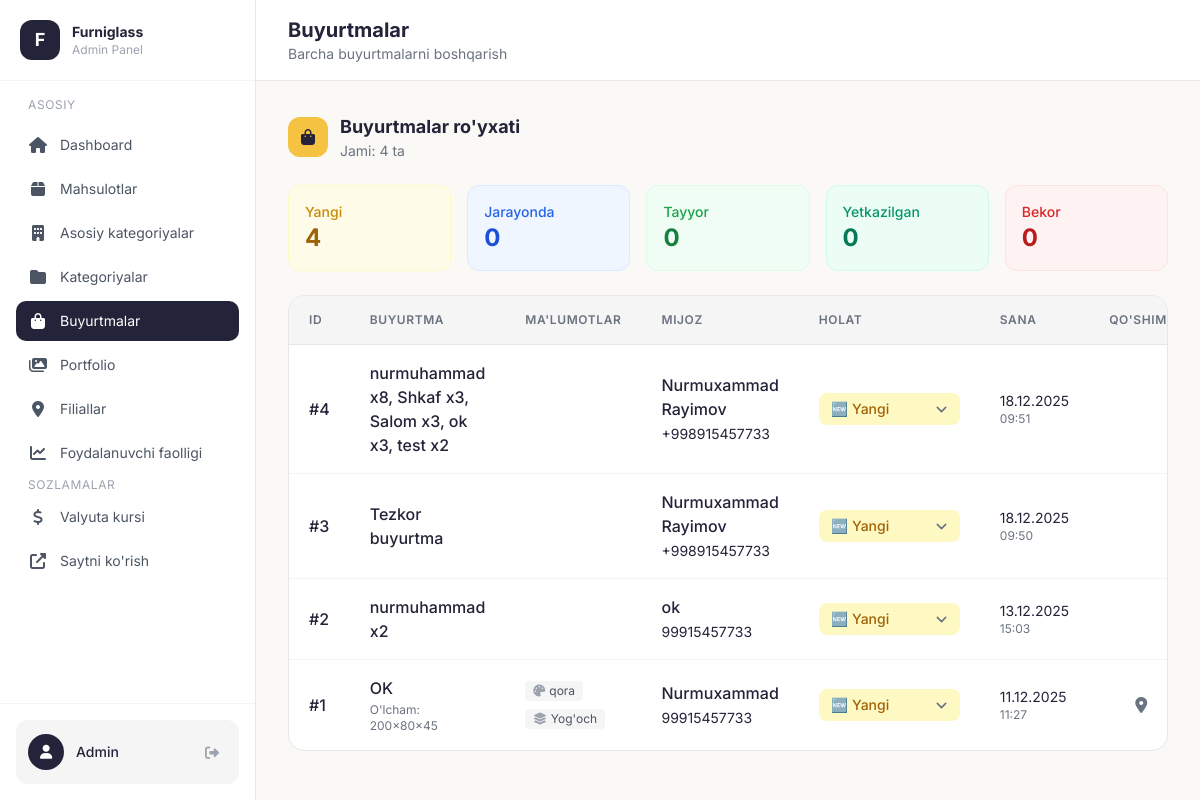
Before: /admin/orders (signed in) with the older database file.
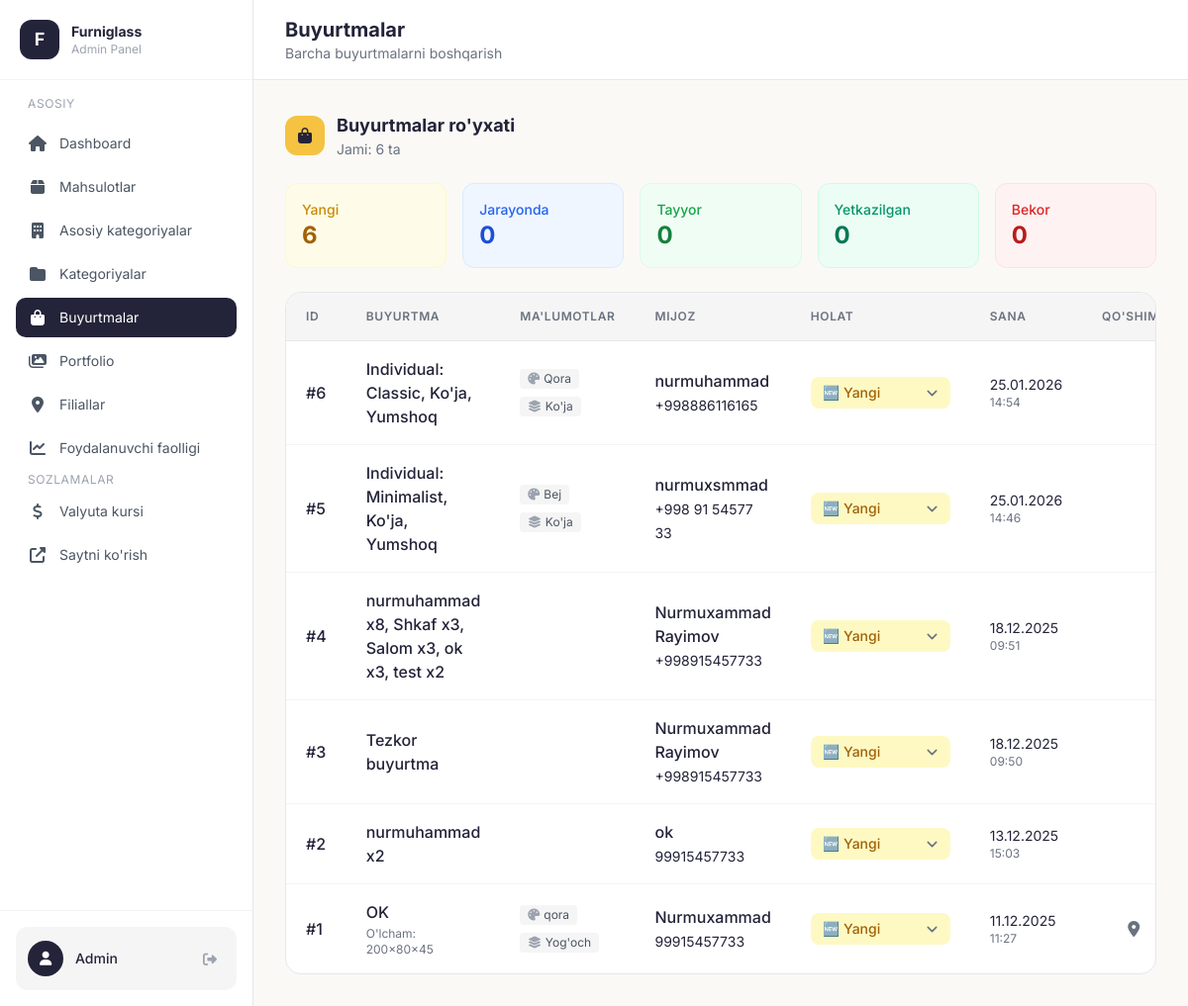
After: the same page with the newer database file.
### models.py (models this page shows)
class Order(db.Model):
    id = db.Column(db.Integer, primary_key=True)
    furniture_type = db.Column(db.String(200), nullable=False)
    size = db.Column(db.String(100))
    color = db.Column(db.String(50))
    material = db.Column(db.String(100))
    design_image = db.Column(db.String(200))
    phone = db.Column(db.String(20), nullable=False)
    name = db.Column(db.String(100))
    address = db.Column(db.Text)
    status = db.Column(db.String(50), default='Yangi')
    created_at = db.Column(db.DateTime, default=datetime.utcnow)

### app.py (the view)
@app.route('/admin/orders')
@login_required
def admin_orders():
    orders = Order.query.order_by(Order.created_at.desc()).all()
    return render_template('admin/orders.html', orders=orders)

### app.py (called while the page is built, shortened)
@login_manager.user_loader
def load_user(user_id):
    return Admin.query.get(int(user_id))

def get_exchange_rate() -> float:
    rate = ExchangeRate.query.first()
    if not rate:
        rate = ExchangeRate(value=12000.0)
        db.session.add(rate)
        db.session.commit()
    return rate.value

@app.before_request
def track_user_activity():
    if request.path.startswith('/admin') or request.path.startswith('/static') or request.path.startswith('/uploads'):
        return

def get_cart():
    if 'cart' not in session:
        session['cart'] = []
    return session['cart']

def get_cart_count():
    cart = get_cart()
    return sum(item['quantity'] for item in cart)

@app.context_processor
def cart_context():
    return {'cart_count': get_cart_count()}

@app.context_processor
def currency_context():
    try:
        rate = get_exchange_rate()
    except Exception:
        rate = 12000.0
    return {'usd_rate': rate}

def get_locale():
    return session.get('lang', DEFAULT_LANGUAGE)

@app.context_processor
def language_context():
    current_lang = get_locale()
    def translate(key_path):
        """Template helper for translations"""
        return get_translation(key_path, current_lang)
    return {
        'lang': current_lang,
        'languages': SUPPORTED_LANGUAGES,
        't': translate,
        'T': TRANSLATIONS
    }

### templates/admin/orders.html (shortened to what this page needs)
{% extends "admin/base.html" %}
{% block page_title %}Buyurtmalar{% endblock %}
{% block page_subtitle %}Barcha buyurtmalarni boshqarish{% endblock %}
{% block content %}
<div class="flex flex-col sm:flex-row sm:items-center sm:justify-between gap-4 mb-6">
    <div class="flex items-center gap-3">
        <div class="w-10 h-10 bg-[#F5C242] rounded-xl flex items-center justify-center">
            <i class="fas fa-shopping-bag text-[#232339]"></i>
        </div>
        <div>
            <h2 class="text-lg font-bold text-[#232339]">Buyurtmalar ro'yxati</h2>
            <p class="text-sm text-gray-500">Jami: {{ orders|length }} ta</p>
        </div>
    </div>
</div>
{% if orders %}
<div class="grid grid-cols-2 md:grid-cols-5 gap-4 mb-6">
    <div class="bg-yellow-50 rounded-xl p-4 border border-yellow-100">
        <p class="text-yellow-600 text-sm font-medium">Yangi</p>
        <p class="text-2xl font-bold text-yellow-700">{{ orders|selectattr('status', 'equalto', 'Yangi')|list|length }}</p>
    </div>
    <div class="bg-blue-50 rounded-xl p-4 border border-blue-100">
        <p class="text-blue-600 text-sm font-medium">Jarayonda</p>
        <p class="text-2xl font-bold text-blue-700">{{ orders|selectattr('status', 'equalto', 'Jarayonda')|list|length }}</p>
    </div>
    <div class="bg-green-50 rounded-xl p-4 border border-green-100">
        <p class="text-green-600 text-sm font-medium">Tayyor</p>
        <p class="text-2xl font-bold text-green-700">{{ orders|selectattr('status', 'equalto', 'Tayyor')|list|length }}</p>
    </div>
    <div class="bg-emerald-50 rounded-xl p-4 border border-emerald-100">
        <p class="text-emerald-600 text-sm font-medium">Yetkazilgan</p>
        <p class="text-2xl font-bold text-emerald-700">{{ orders|selectattr('status', 'equalto', 'Yetkazilgan')|list|length }}</p>
    </div>
    <div class="bg-red-50 rounded-xl p-4 border border-red-100">
        <p class="text-red-600 text-sm font-medium">Bekor</p>
        <p class="text-2xl font-bold text-red-700">{{ orders|selectattr('status', 'equalto', 'Bekor qilingan')|list|length }}</p>
    </div>
</div>
<div class="bg-white rounded-2xl border border-gray-200 overflow-hidden">
    <div class="overflow-x-auto">
        <table class="w-full">
            <thead class="bg-[#F5F5F5] border-b border-gray-200">
                <tr>
                    <th class="text-left py-4 px-5 text-xs font-semibold text-gray-500 uppercase tracking-wider">ID</th>
                    <th class="text-left py-4 px-5 text-xs font-semibold text-gray-500 uppercase tracking-wider">Buyurtma</th>
                    <th class="text-left py-4 px-5 text-xs font-semibold text-gray-500 uppercase tracking-wider hidden lg:table-cell">Ma'lumotlar</th>
                    <th class="text-left py-4 px-5 text-xs font-semibold text-gray-500 uppercase tracking-wider">Mijoz</th>
                    <th class="text-left py-4 px-5 text-xs font-semibold text-gray-500 uppercase tracking-wider">Holat</th>
                    <th class="text-left py-4 px-5 text-xs font-semibold text-gray-500 uppercase tracking-wider hidden md:table-cell">Sana</th>
                    <th class="text-right py-4 px-5 text-xs font-semibold text-gray-500 uppercase tracking-wider">Qo'shimcha</th>
                </tr>
            </thead>
            <tbody class="divide-y divide-gray-100">
                {% for order in orders %}
                <tr class="hover:bg-gray-50 transition">
                    <td class="py-4 px-5">
                        <span class="font-medium text-[#232339]">#{{ order.id }}</span>
                    </td>
                    <td class="py-4 px-5">
                        <div>
                            <p class="font-medium text-[#232339]">{{ order.furniture_type }}</p>
                            {% if order.size %}
                                <p class="text-xs text-gray-500 mt-0.5">O'lcham: {{ order.size }}</p>
                            {% endif %}
                        </div>
                    </td>
                    <td class="py-4 px-5 hidden lg:table-cell">
                        <div class="flex flex-wrap gap-2">
                            {% if order.color %}
                                <span class="inline-flex items-center px-2 py-0.5 rounded bg-[#F5F5F5] text-xs text-gray-600">
                                    <i class="fas fa-palette mr-1 text-gray-400"></i> {{ order.color }}
                                </span>
                            {% endif %}
                            {% if order.material %}
                                <span class="inline-flex items-center px-2 py-0.5 rounded bg-[#F5F5F5] text-xs text-gray-600">
                                    <i class="fas fa-layer-group mr-1 text-gray-400"></i> {{ order.material }}
                                </span>
                            {% endif %}
                        </div>
                    </td>
                    <td class="py-4 px-5">
                        <div>
                            <p class="font-medium text-[#232339]">{{ order.name or 'Noma\'lum' }}</p>
                            <a href="tel:{{ order.phone }}" class="text-sm text-[#232339] hover:underline">{{ order.phone }}</a>
                        </div>
                    </td>
                    <td class="py-4 px-5">
                        <form action="/admin/order/{{ order.id }}/update-status" method="POST" class="inline">
                            <select name="status" onchange="this.form.submit()"
                                class="status-select text-sm font-medium border-0 rounded-lg px-3 py-1.5 cursor-pointer focus:ring-2 focus:ring-offset-2
                                {% if order.status == 'Yangi' %}bg-yellow-100 text-yellow-700 focus:ring-yellow-500
                                {% elif order.status == 'Jarayonda' %}bg-blue-100 text-blue-700 focus:ring-blue-500
                                {% elif order.status == 'Tayyor' %}bg-green-100 text-green-700 focus:ring-green-500
                                {% elif order.status == 'Yetkazilgan' %}bg-emerald-100 text-emerald-700 focus:ring-emerald-500
                                {% else %}bg-red-100 text-red-700 focus:ring-red-500{% endif %}">
                                <option value="Yangi" {% if order.status == 'Yangi' %}selected{% endif %}>🆕 Yangi</option>
                            </select>
                        </form>
                    </td>
                    <td class="py-4 px-5 hidden md:table-cell">
                        <div>
                            <p class="text-sm text-[#232339]">{{ order.created_at.strftime('%d.%m.%Y') }}</p>
                            <p class="text-xs text-gray-500">{{ order.created_at.strftime('%H:%M') }}</p>
                        </div>
                    </td>
                    <td class="py-4 px-5">
                        <div class="flex items-center justify-end gap-2">
                            {% if order.address %}
                                <button class="p-2 hover:bg-[#F5F5F5] text-gray-500 rounded-lg transition" title="{{ order.address }}">
                                    <i class="fas fa-map-marker-alt"></i>
                                </button>
                            {% endif %}
                            {% if order.design_image %}
                                <a href="/uploads/{{ order.design_image }}" target="_blank" class="p-2 hover:bg-[#F5F5F5] text-[#232339] rounded-lg transition" title="Dizaynni ko'rish">
                                </a>
                            {% endif %}
                        </div>
                    </td>
                </tr>
                {% endfor %}
            </tbody>
        </table>
    </div>
</div>
{% endif %}
{% endblock %}

### templates/admin/base.html (shortened to what this page needs)
<!DOCTYPE html>
<html lang="uz">
<head>
    <script src="https://cdn.tailwindcss.com"></script>
    <link rel="stylesheet" href="https://cdnjs.cloudflare.com/ajax/libs/font-awesome/6.4.0/css/all.min.css">
</head>
<body class="bg-[#FAF9F6] min-h-screen">
    <div class="flex h-screen overflow-hidden">
        <aside class="hidden lg:flex lg:flex-col w-64 bg-white border-r border-gray-200 fixed h-full z-30">
            <div class="p-5 border-b border-gray-100">
                <div class="flex items-center gap-3">
                    <div class="w-10 h-10 bg-[#232339] rounded-xl flex items-center justify-center">
                        <span class="text-white font-bold text-lg">F</span>
                    </div>
                    <div>
                        <h2 class="text-sm font-bold text-[#232339]">Furniglass</h2>
                        <p class="text-xs text-gray-400">Admin Panel</p>
                    </div>
                </div>
            </div>
            <nav class="flex-1 p-4 space-y-1 overflow-y-auto scrollbar-thin">
                <p class="text-xs text-gray-400 uppercase tracking-wider px-3 mb-3">Asosiy</p>
                <a href="/admin" class="nav-item flex items-center gap-3 px-3 py-2.5 text-gray-600 {% if request.endpoint == 'admin_dashboard' %}active{% endif %}">
                    <i class="fas fa-home w-5 text-center"></i>
                    <span class="text-sm">Dashboard</span>
                </a>
                <a href="/admin/products" class="nav-item flex items-center gap-3 px-3 py-2.5 text-gray-600 {% if request.endpoint in ['admin_products', 'admin_product_add', 'admin_product_edit'] %}active{% endif %}">
                    <i class="fas fa-box w-5 text-center"></i>
                    <span class="text-sm">Mahsulotlar</span>
                </a>
                <a href="/admin/main-categories" class="nav-item flex items-center gap-3 px-3 py-2.5 text-gray-600 ">
                    <i class="fas fa-building w-5 text-center"></i>
                    <span class="text-sm">Asosiy kategoriyalar</span>
                </a>
                <a href="/admin/categories" class="nav-item flex items-center gap-3 px-3 py-2.5 text-gray-600 {% if request.endpoint in ['admin_categories', 'admin_category_add', 'admin_category_edit'] %}active{% endif %}">
                    <i class="fas fa-folder w-5 text-center"></i>
                    <span class="text-sm">Kategoriyalar</span>
                </a>
                <a href="/admin/orders" class="nav-item flex items-center gap-3 px-3 py-2.5 text-gray-600 {% if request.endpoint == 'admin_orders' %}active{% endif %}">
                    <i class="fas fa-shopping-bag w-5 text-center"></i>
                    <span class="text-sm">Buyurtmalar</span>
                </a>
                <a href="/admin/portfolios" class="nav-item flex items-center gap-3 px-3 py-2.5 text-gray-600 {% if request.endpoint in ['admin_portfolios', 'admin_portfolio_add', 'admin_portfolio_edit'] %}active{% endif %}">
                    <i class="fas fa-images w-5 text-center"></i>
                    <span class="text-sm">Portfolio</span>
                </a>
                <a href="/admin/stores" class="nav-item flex items-center gap-3 px-3 py-2.5 text-gray-600 {% if request.endpoint in ['admin_stores', 'admin_store_add', 'admin_store_edit'] %}active{% endif %}">
                    <i class="fas fa-map-marker-alt w-5 text-center"></i>
                    <span class="text-sm">Filiallar</span>
                </a>
                <a href="/admin/user-activity" class="nav-item flex items-center gap-3 px-3 py-2.5 text-gray-600 {% if request.endpoint == 'admin_user_activity' %}active{% endif %}">
                    <i class="fas fa-chart-line w-5 text-center"></i>
                    <span class="text-sm">Foydalanuvchi faolligi</span>
                </a>
                <p class="text-xs text-gray-400 uppercase tracking-wider px-3 mb-3 mt-6">Sozlamalar</p>
                <a href="/admin/settings/currency" class="nav-item flex items-center gap-3 px-3 py-2.5 text-gray-600 {% if request.endpoint == 'admin_currency_settings' %}active{% endif %}">
                    <i class="fas fa-dollar-sign w-5 text-center"></i>
                    <span class="text-sm">Valyuta kursi</span>
                </a>
                <a href="/" target="_blank" class="nav-item flex items-center gap-3 px-3 py-2.5 text-gray-600">
                    <i class="fas fa-external-link-alt w-5 text-center"></i>
                    <span class="text-sm">Saytni ko'rish</span>
                </a>
            </nav>
            <div class="p-4 border-t border-gray-100">
                <div class="flex items-center justify-between p-3 rounded-xl bg-[#F5F5F5]">
                    <div class="flex items-center gap-3">
                        <div class="w-9 h-9 bg-[#232339] rounded-full flex items-center justify-center">
                            <i class="fas fa-user text-white text-sm"></i>
                        </div>
                        <span class="text-sm font-medium text-[#232339]">Admin</span>
                    </div>
                    <a href="/admin/logout" class="text-gray-400 hover:text-red-500 transition p-2" title="Chiqish">
                        <i class="fas fa-sign-out-alt text-sm"></i>
                    </a>
                </div>
            </div>
        </aside>
        <main class="flex-1 lg:ml-64 overflow-y-auto">
            <div class="hidden lg:flex items-center justify-between px-8 py-4 bg-white border-b border-gray-200 sticky top-0 z-20">
                <div>
                    <h1 class="text-xl font-bold text-[#232339]">{% block page_title %}Dashboard{% endblock %}</h1>
                    <p class="text-sm text-gray-500">{% block page_subtitle %}Xush kelibsiz{% endblock %}</p>
                </div>
            </div>
            <div class="p-4 lg:p-8 mt-14 lg:mt-0">
                {% block content %}{% endblock %}
            </div>
        </main>
    </div>
</body>
</html>

### templates/admin/base.html (style rules this page uses)
body { font-family: 'Inter', sans-serif; }
:root { --color-primary: #232339; --color-accent: #F5C242; }
.nav-item { transition: all 0.2s ease; border-radius: 10px; }
.nav-item.active { background: var(--color-primary); color: white; }

### templates/admin/orders.html (style rules this page uses)
.status-select { appearance: none; background-position: right 0.5rem center; background-repeat: no-repeat; background-size: 1.5em 1.5em; padding-right: 2.5rem; }

Changed rows visible on the page:
added Order: id "6", furniture_type "Individual: Classic, Ko'ja, Yumshoq", color "Qora", material "Ko'ja", name "nurmuhammad", phone "+998886116165", status "🆕 Yangi", created_at "25.01.2026", created_at "14:54"
added Order: id "5", furniture_type "Individual: Minimalist, Ko'ja, Yumshoq", color "Bej", material "Ko'ja", name "nurmuxsmmad", phone "+998 91 54577 33", status "🆕 Yangi", created_at "25.01.2026", created_at "14:46"
Other visible differences:
{{ orders|length }}: "4" → "6"
{{ orders|selectattr('status', 'equalto', 'Yangi')|list|length }}: "4" → "6"
